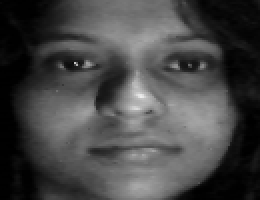
#> input picture datasets/Sumya/10.png, 130 x 100 px, given in place of the camera (shown 2 times larger)
$ python create_data.py
#> lines starting #> are read from the running program, lines starting #| are printed output that depends on the picture; after the words box and inside, x2 and y2 are one past the last pixel; in counts of white or black regions, pixels touching at a corner belong together
# Creating database
# It captures images and stores them in datasets
# folder under the folder name of sub_data
import cv2, sys, numpy, os
haar_file = 'haarcascade_frontalface_default.xml'

# All the faces data will be
#  present this folder
datasets = 'datasets'


# These are sub data sets of folder,
# for my faces I've used my name you can
# change the label here
sub_data = 'Sumya'

path = os.path.join(datasets, sub_data)
if not os.path.isdir(path):
    os.mkdir(path)

# defining the size of images
(width, height) = (130, 100)

#'0' is used for my webcam,
# if you've any other camera
#  attached use '1' like this
face_cascade = cv2.CascadeClassifier(haar_file)
webcam = cv2.VideoCapture(0)

# The program loops until it has 30 images of the face.
count = 1
while count < 30:
    (_, im) = webcam.read()
#> im is the input picture: shape (100, 130, 3); min 0, max 238, mean 70.3
    gray = cv2.cvtColor(im, cv2.COLOR_BGR2GRAY)
    faces = face_cascade.detectMultiScale(gray, 1.3, 4)
#> faces = [[25, 7, 89, 89]]
    for (x, y, w, h) in faces:
        cv2.rectangle(im, (x, y), (x + w, y + h), (255, 0, 0), 2)
        face = gray[y:y + h, x:x + w]
        face_resize = cv2.resize(face, (width, height))
        cv2.imwrite('% s/% s.png' % (path, count), face_resize)
#> this loop made 1 pass
#> pass 1, `face = gray[y:y + h, x:x + w]`:
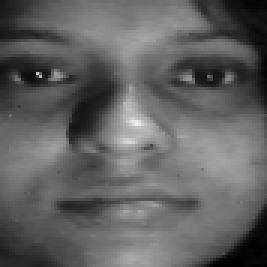
#> face: shape (89, 89) (shown 3 times larger); min 0, max 238, mean 97
#> pass 1, `face_resize = cv2.resize(face, (width, height))`:
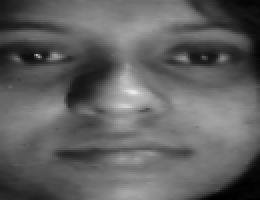
#> face_resize: shape (100, 130) (shown 2 times larger); min 0, max 237, mean 96.9
#> after the loop:
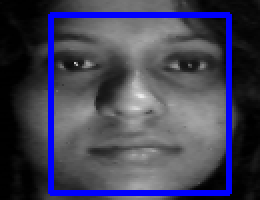
#> im: shape (100, 130, 3) (shown 2 times larger); 8.18% of pixels changed, all inside (x1, y1, x2, y2) = (24, 6, 116, 98)
    count += 1

    cv2.imshow('OpenCV', im)
    key = cv2.waitKey(10)
#> (key Esc is pressed here)
    if key == 27:
        break
